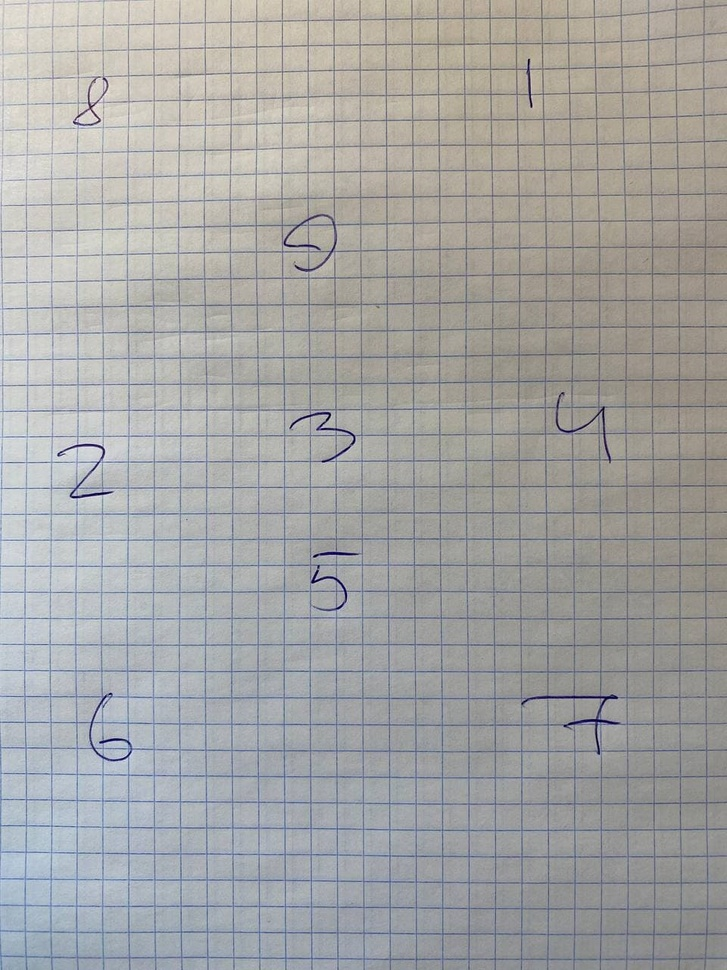
#> input picture Research/img/all_digits.jpg, 727 x 970 px, shrunk from 960 x 1280 before the run, found by its file name
$ jupyter execute image_processing.ipynb
#> lines starting #> are read from the running program, lines starting #| are printed output that depends on the picture
# Локализатор цифр на изображении

[cell 1]
import skimage
from skimage import io
from skimage import color
from skimage import filters
from skimage.color import rgb2gray
from skimage.feature import blob_dog, blob_log, blob_doh
from skimage.morphology import (erosion, dilation, closing, opening,
                                area_closing, area_opening)
import matplotlib.pyplot as plt
from matplotlib.pyplot import imread, imshow
import numpy as np
import pandas as pd
from scipy.cluster.vq import whiten
from sklearn.cluster import KMeans

[cell 2]
dir_src = '/home/skywatcher/Документы/Практика/PetProjects/Numbers/Research/img/'
img = skimage.io.imread(dir_src + 'all_digits.jpg')
#> img is the input picture: shape (970, 727, 3); mean R, G, B 165.1, 165.2, 164.3

### Разделим изображение на цвета

[cell 3]
r, g, b = [], [], []

[cell 4]
for row in img:
    for r_val, g_val, b_val in row:
        r.append(r_val)
        g.append(g_val)
        b.append(b_val)
#> after the loop, b = 705190 items; g = 705190 items; r = 705190 items

[cell 5]
print(len(r), len(g), len(b))
#| 705190 705190 705190

[cell 6]
color_df = pd.DataFrame({'red': r,
                         'green': g,
                         'blue': b})
#> color_df = table of 705190 rows and 3 columns

### Оценим масштаб цветов

[cell 7]
color_df['scaled_red'] = whiten(color_df.red)
color_df['scaled_green'] = whiten(color_df.green)
color_df['scaled_blue'] = whiten(color_df.blue)

[cell 8]
color_df
#> Out = table of 705190 rows and 6 columns

### Найдем цветовые кластеры в изображении
Которые нужны вдальнейшем для фильтрации изображения

[cell 9]
kmeans_arr = KMeans(n_clusters=8).fit(color_df[['scaled_red',
                                                    'scaled_green',
                                                    'scaled_blue']])

[cell 10]
cluster_centers = kmeans_arr.cluster_centers_
#> cluster_centers = [[6.95, 6.74, 6.21], [5.67, 5.64, 5.51], [7.27, 7.43, 7.41], [4.45, 4.49, 4.66], [8.1, 8.12, 7.9], [6.2, 6.17, 5.98], [6.45, 6.7, 6.92], [1.59, 1.43, 2.59]]

[cell 11]
color_df['kmean_label'] = kmeans_arr.predict(color_df[['scaled_red',
                                                    'scaled_green',
                                                    'scaled_blue']])

[cell 12]
main_colors = []

red_std, green_std, blue_std = color_df[['red',
                                         'green',
                                         'blue']].std()
#> red_std = 25.37; green_std = 25.28; blue_std = 25.61

for cluster_center in cluster_centers:
    red_scaled, green_scaled, blue_scaled = cluster_center
    main_colors.append([
        red_scaled*red_std/255,
        green_scaled*green_std/255,
        blue_scaled*blue_std/255
    ])
#> this loop made 8 passes
#> after the loop, main_colors = [[0.692, 0.668, 0.624], [0.564, 0.559, 0.553], [0.723, 0.736, 0.744], [0.442, 0.445, 0.468], [0.806, 0.805, 0.793], [0.616, 0.612, 0.6], [0.641, 0.664, 0.695], [0.158, 0.142, 0.26]]

[cell 13]
plt.imshow([main_colors])
plt.show()
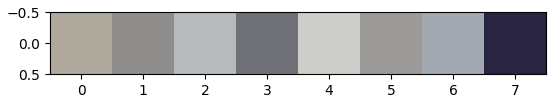
#> figure drawn by matplotlib, 1 panel

[cell 14]
main_colors[6]
#> Out = [0.641, 0.664, 0.695]

[cell 15]
np_main_color = np.array(main_colors)
#> np_main_color has the same summary as main_colors

[cell 16]
plt.imshow([np_main_color])
plt.show()

### Обозначим диапазон фильтра чернил

[cell 17]
color_rgb = (np_main_color*255).round().astype(int).tolist()
#> color_rgb = [[176, 170, 159], [144, 143, 141], [184, 188, 190], [113, 113, 119], [205, 205, 202], [157, 156, 153], [164, 169, 177], [40, 36, 66]]

[cell 18]
ink_max = color_df[color_df['kmean_label']==7][['red','green', 'blue']].max().values.tolist()
#> ink_max = [89, 80, 117]

[cell 19]
ink_max
#> Out = [89, 80, 117]

[cell 20]
ink_min = color_df[color_df['kmean_label']==7][['red','green', 'blue']].min().values.tolist()
#> ink_min = [0, 0, 2]

[cell 21]
ink_min
#> Out = [0, 0, 2]

### Наложим фильтр

[cell 22]
masked_img = np.where((ink_min<=img)&(img<=ink_max), [0,255,0], [0,0,0])
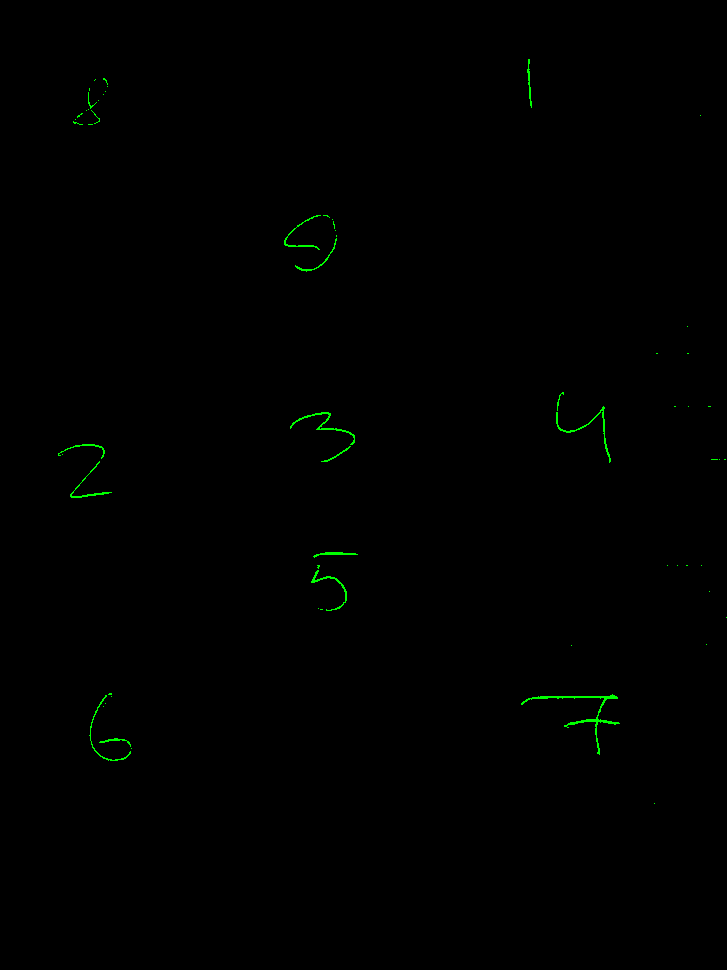
#> masked_img: shape (970, 727, 3) int64; mean R, G, B 0, 0.8, 0

[cell 23]
imshow(masked_img);
